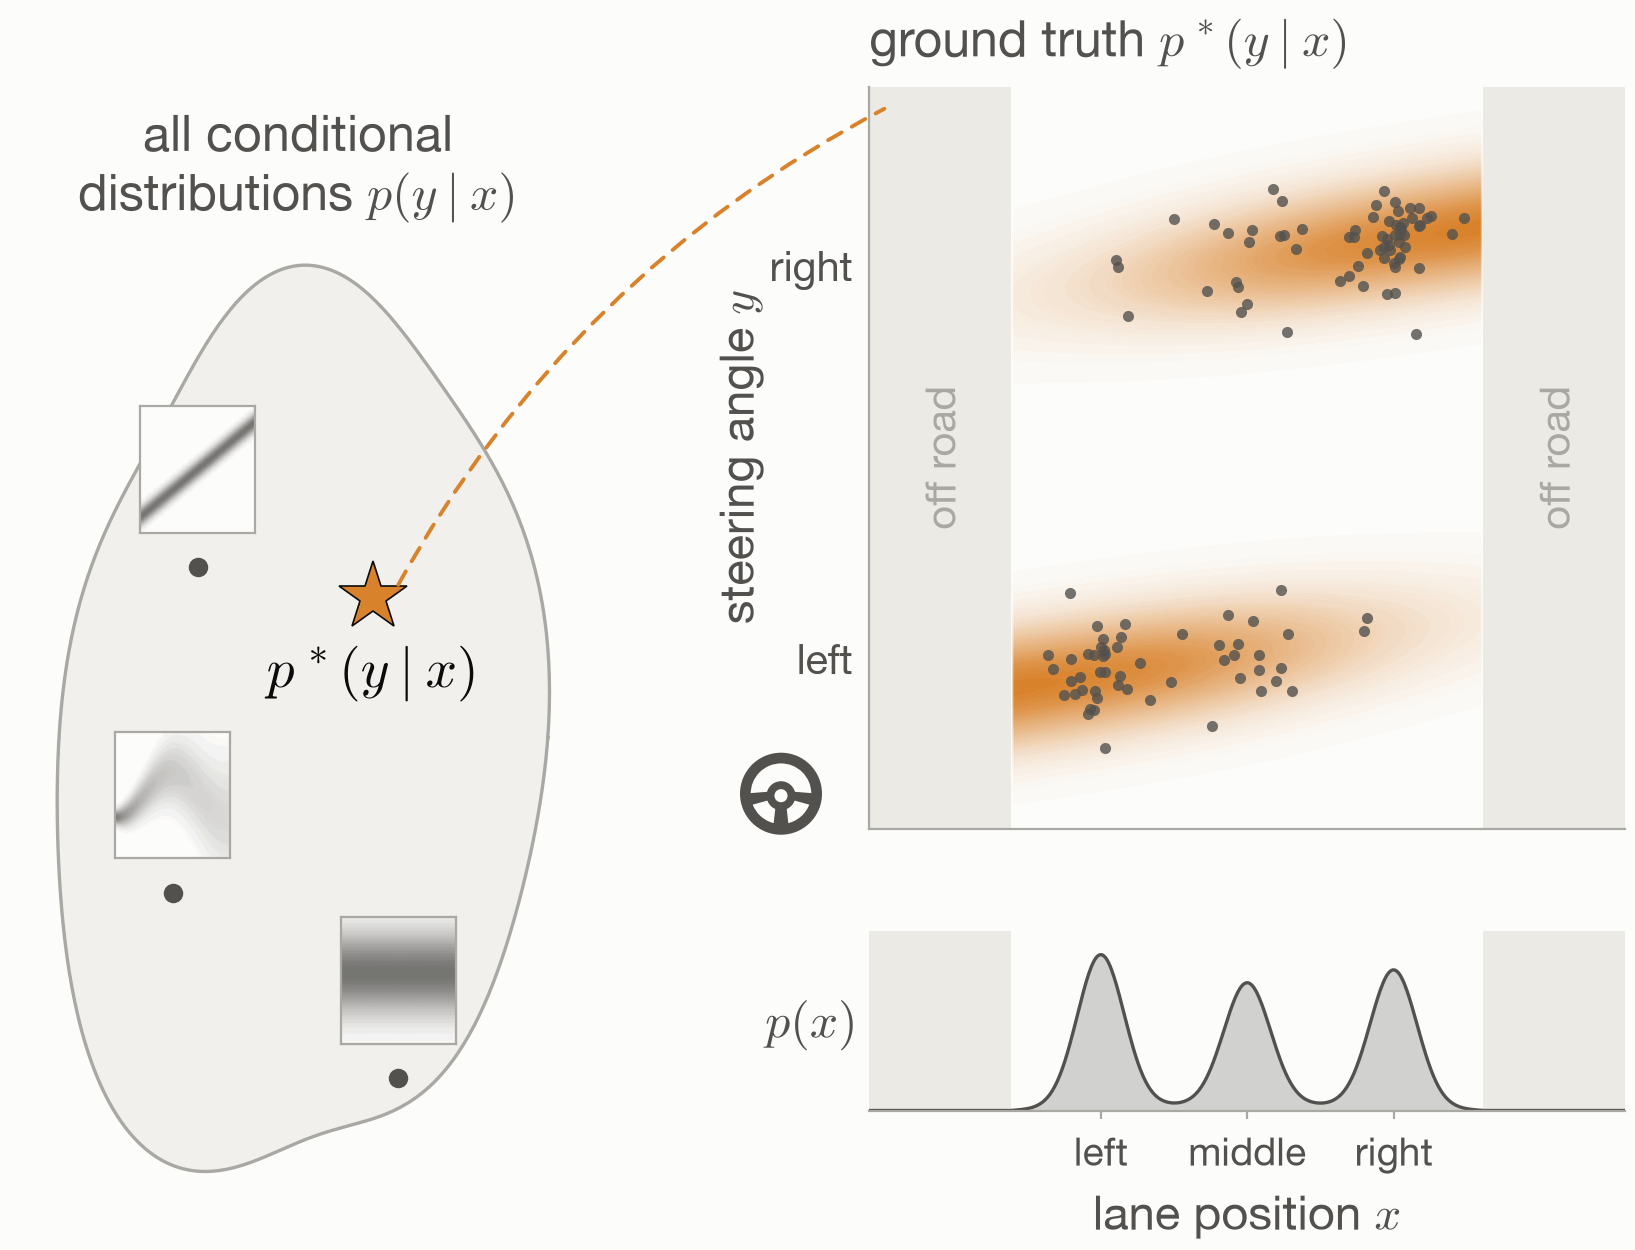

Reproduce this figure in Python.
"""The space of all conditional distributions, with the ground truth as one point in it.

Run: python 01_space_and_truth.py  (requires numpy, scipy, matplotlib)
"""

import numpy as np
from scipy.stats import norm

from common import (INK2, POINT, TRUTH, TRUTH_XY, draw_density, draw_truth_star, link,
                    make_layout, sample_truth, save, true_density)

rng = np.random.default_rng(0)

# A few other members of the space, drawn as thumbnails so each point reads as a whole p(y|x).
OTHERS = [
    ((-0.4, 0.68), lambda x, y: norm.pdf(y, 0.4 * x, 0.07)),
    ((-0.5, -0.62), lambda x, y: norm.pdf(y, 0.3 * np.cos(2 * x), 0.05 + 0.12 * (x + 1.6))),
    ((0.4, -1.36), lambda x, y: norm.pdf(y, 0.1, 0.3)),
]

fig, ax_space, ax_data, ax_px = make_layout()

for (px, py), dens in OTHERS:
    ax_space.plot(px, py, "o", ms=6, color=INK2, zorder=3)
    w, h = 0.2, 0.11
    fx, fy = ax_space.transLimits.transform((px, py))
    inset = ax_space.inset_axes((fx - w / 2, fy + 0.03, w, h))
    draw_density(inset, dens, INK2, alpha=0.8)
    inset.set_xticks([])
    inset.set_yticks([])
    for spine in inset.spines.values():
        spine.set_color(POINT)

draw_truth_star(ax_space)

draw_density(ax_data, true_density, TRUTH)
xs, ys = sample_truth(120, rng)
ax_data.scatter(xs, ys, s=16, color=INK2, alpha=0.8, lw=0, zorder=2)
ax_data.text(0, 1.04, r"ground truth $p^*(y \mid x)$", transform=ax_data.transAxes,
             fontsize=18, color=INK2)

link(fig, ax_space, (TRUTH_XY[0] + 0.1, TRUTH_XY[1] + 0.05), ax_data, TRUTH)
save(fig, __file__)
